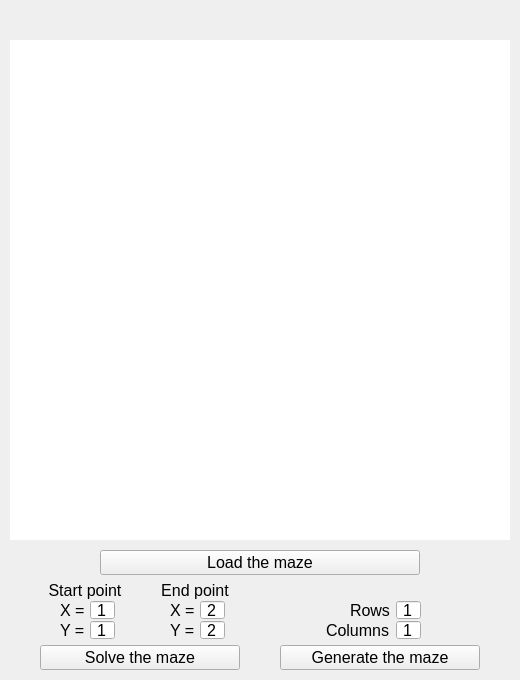
<?xml version="1.0" encoding="UTF-8"?>
<ui version="4.0">
 <class>MazeScene</class>
 <widget class="QMainWindow" name="MazeScene">
  <property name="geometry">
   <rect>
    <x>0</x>
    <y>0</y>
    <width>520</width>
    <height>680</height>
   </rect>
  </property>
  <property name="minimumSize">
   <size>
    <width>520</width>
    <height>680</height>
   </size>
  </property>
  <property name="maximumSize">
   <size>
    <width>520</width>
    <height>680</height>
   </size>
  </property>
  <property name="windowTitle">
   <string>Maze</string>
  </property>
  <widget class="QWidget" name="centralwidget">
   <widget class="s21::MazeField" name="field" native="true">
    <property name="geometry">
     <rect>
      <x>10</x>
      <y>40</y>
      <width>500</width>
      <height>500</height>
     </rect>
    </property>
    <property name="autoFillBackground">
     <bool>false</bool>
    </property>
    <property name="styleSheet">
     <string notr="true">background-color: white</string>
    </property>
   </widget>
   <widget class="QPushButton" name="loadPushButton">
    <property name="geometry">
     <rect>
      <x>100</x>
      <y>550</y>
      <width>320</width>
      <height>25</height>
     </rect>
    </property>
    <property name="font">
     <font>
      <pointsize>12</pointsize>
     </font>
    </property>
    <property name="text">
     <string>Load the maze</string>
    </property>
   </widget>
   <widget class="QPushButton" name="generatePushButton">
    <property name="geometry">
     <rect>
      <x>280</x>
      <y>645</y>
      <width>200</width>
      <height>25</height>
     </rect>
    </property>
    <property name="font">
     <font>
      <pointsize>12</pointsize>
     </font>
    </property>
    <property name="text">
     <string>Generate the maze</string>
    </property>
   </widget>
   <widget class="QPushButton" name="pushButton">
    <property name="geometry">
     <rect>
      <x>40</x>
      <y>645</y>
      <width>200</width>
      <height>25</height>
     </rect>
    </property>
    <property name="font">
     <font>
      <pointsize>12</pointsize>
     </font>
    </property>
    <property name="text">
     <string>Solve the maze</string>
    </property>
   </widget>
   <widget class="QLabel" name="startPointLabel">
    <property name="geometry">
     <rect>
      <x>40</x>
      <y>580</y>
      <width>90</width>
      <height>20</height>
     </rect>
    </property>
    <property name="font">
     <font>
      <pointsize>12</pointsize>
     </font>
    </property>
    <property name="layoutDirection">
     <enum>Qt::LeftToRight</enum>
    </property>
    <property name="text">
     <string>Start point</string>
    </property>
    <property name="alignment">
     <set>Qt::AlignCenter</set>
    </property>
   </widget>
   <widget class="QLabel" name="yStartPointLabel">
    <property name="geometry">
     <rect>
      <x>60</x>
      <y>620</y>
      <width>25</width>
      <height>20</height>
     </rect>
    </property>
    <property name="font">
     <font>
      <pointsize>12</pointsize>
     </font>
    </property>
    <property name="text">
     <string>Y =</string>
    </property>
   </widget>
   <widget class="QLabel" name="xStartPointLabel">
    <property name="geometry">
     <rect>
      <x>60</x>
      <y>600</y>
      <width>25</width>
      <height>20</height>
     </rect>
    </property>
    <property name="font">
     <font>
      <pointsize>12</pointsize>
     </font>
    </property>
    <property name="text">
     <string>X =</string>
    </property>
   </widget>
   <widget class="QSpinBox" name="yStartPointSpinBox">
    <property name="geometry">
     <rect>
      <x>90</x>
      <y>620</y>
      <width>25</width>
      <height>20</height>
     </rect>
    </property>
    <property name="font">
     <font>
      <pointsize>12</pointsize>
     </font>
    </property>
    <property name="alignment">
     <set>Qt::AlignCenter</set>
    </property>
    <property name="buttonSymbols">
     <enum>QAbstractSpinBox::NoButtons</enum>
    </property>
    <property name="minimum">
     <number>1</number>
    </property>
    <property name="maximum">
     <number>50</number>
    </property>
   </widget>
   <widget class="QSpinBox" name="xStartPointSpinBox">
    <property name="geometry">
     <rect>
      <x>90</x>
      <y>600</y>
      <width>25</width>
      <height>20</height>
     </rect>
    </property>
    <property name="font">
     <font>
      <pointsize>12</pointsize>
     </font>
    </property>
    <property name="alignment">
     <set>Qt::AlignCenter</set>
    </property>
    <property name="buttonSymbols">
     <enum>QAbstractSpinBox::NoButtons</enum>
    </property>
    <property name="minimum">
     <number>1</number>
    </property>
    <property name="maximum">
     <number>50</number>
    </property>
   </widget>
   <widget class="QLabel" name="xEndPointLabel">
    <property name="geometry">
     <rect>
      <x>170</x>
      <y>600</y>
      <width>25</width>
      <height>20</height>
     </rect>
    </property>
    <property name="font">
     <font>
      <pointsize>12</pointsize>
     </font>
    </property>
    <property name="text">
     <string>X =</string>
    </property>
   </widget>
   <widget class="QLabel" name="endPointLabel">
    <property name="geometry">
     <rect>
      <x>150</x>
      <y>580</y>
      <width>90</width>
      <height>20</height>
     </rect>
    </property>
    <property name="font">
     <font>
      <pointsize>12</pointsize>
     </font>
    </property>
    <property name="layoutDirection">
     <enum>Qt::LeftToRight</enum>
    </property>
    <property name="text">
     <string>End point</string>
    </property>
    <property name="alignment">
     <set>Qt::AlignCenter</set>
    </property>
   </widget>
   <widget class="QSpinBox" name="xEndPointSpinBox">
    <property name="geometry">
     <rect>
      <x>200</x>
      <y>600</y>
      <width>25</width>
      <height>20</height>
     </rect>
    </property>
    <property name="font">
     <font>
      <pointsize>12</pointsize>
     </font>
    </property>
    <property name="alignment">
     <set>Qt::AlignCenter</set>
    </property>
    <property name="buttonSymbols">
     <enum>QAbstractSpinBox::NoButtons</enum>
    </property>
    <property name="minimum">
     <number>1</number>
    </property>
    <property name="maximum">
     <number>50</number>
    </property>
    <property name="value">
     <number>2</number>
    </property>
   </widget>
   <widget class="QSpinBox" name="yEndPointSpinBox">
    <property name="geometry">
     <rect>
      <x>200</x>
      <y>620</y>
      <width>25</width>
      <height>20</height>
     </rect>
    </property>
    <property name="font">
     <font>
      <pointsize>12</pointsize>
     </font>
    </property>
    <property name="alignment">
     <set>Qt::AlignCenter</set>
    </property>
    <property name="buttonSymbols">
     <enum>QAbstractSpinBox::NoButtons</enum>
    </property>
    <property name="minimum">
     <number>1</number>
    </property>
    <property name="maximum">
     <number>50</number>
    </property>
    <property name="value">
     <number>2</number>
    </property>
   </widget>
   <widget class="QLabel" name="yEndPointLabel">
    <property name="geometry">
     <rect>
      <x>170</x>
      <y>620</y>
      <width>25</width>
      <height>20</height>
     </rect>
    </property>
    <property name="font">
     <font>
      <pointsize>12</pointsize>
     </font>
    </property>
    <property name="text">
     <string>Y =</string>
    </property>
   </widget>
   <widget class="QSpinBox" name="rowsSpinBox">
    <property name="geometry">
     <rect>
      <x>396</x>
      <y>600</y>
      <width>25</width>
      <height>20</height>
     </rect>
    </property>
    <property name="font">
     <font>
      <pointsize>12</pointsize>
     </font>
    </property>
    <property name="alignment">
     <set>Qt::AlignCenter</set>
    </property>
    <property name="buttonSymbols">
     <enum>QAbstractSpinBox::NoButtons</enum>
    </property>
    <property name="minimum">
     <number>1</number>
    </property>
    <property name="maximum">
     <number>50</number>
    </property>
   </widget>
   <widget class="QSpinBox" name="columnsSpinBox">
    <property name="geometry">
     <rect>
      <x>396</x>
      <y>620</y>
      <width>25</width>
      <height>20</height>
     </rect>
    </property>
    <property name="font">
     <font>
      <pointsize>12</pointsize>
     </font>
    </property>
    <property name="alignment">
     <set>Qt::AlignCenter</set>
    </property>
    <property name="buttonSymbols">
     <enum>QAbstractSpinBox::NoButtons</enum>
    </property>
    <property name="minimum">
     <number>1</number>
    </property>
    <property name="maximum">
     <number>50</number>
    </property>
   </widget>
   <widget class="QLabel" name="columnsLabel">
    <property name="geometry">
     <rect>
      <x>326</x>
      <y>620</y>
      <width>71</width>
      <height>20</height>
     </rect>
    </property>
    <property name="font">
     <font>
      <pointsize>12</pointsize>
     </font>
    </property>
    <property name="text">
     <string>Columns</string>
    </property>
   </widget>
   <widget class="QLabel" name="rowsLabel">
    <property name="geometry">
     <rect>
      <x>350</x>
      <y>600</y>
      <width>41</width>
      <height>20</height>
     </rect>
    </property>
    <property name="font">
     <font>
      <pointsize>12</pointsize>
     </font>
    </property>
    <property name="text">
     <string>Rows</string>
    </property>
   </widget>
  </widget>
 </widget>
 <customwidgets>
  <customwidget>
   <class>s21::MazeField</class>
   <extends>QWidget</extends>
   <header>view/maze_view/maze_field.h</header>
   <container>1</container>
  </customwidget>
 </customwidgets>
 <resources/>
 <connections/>
</ui>
